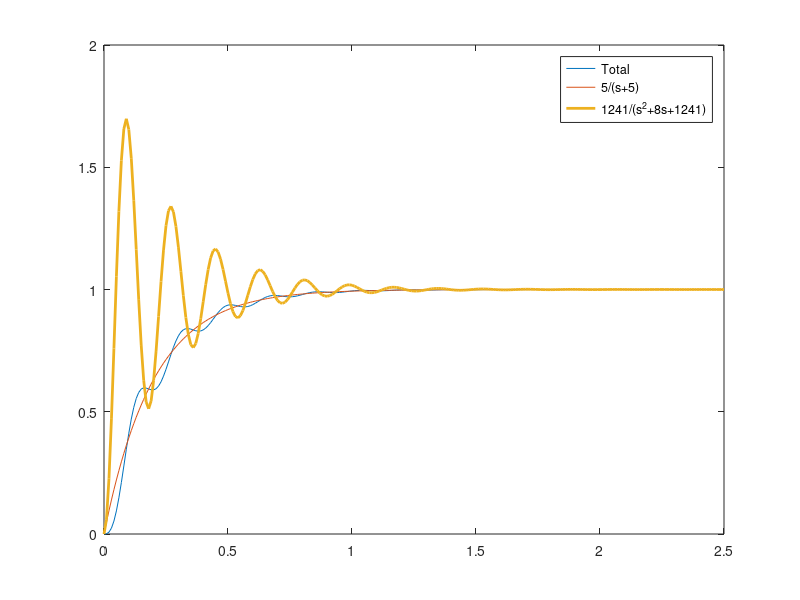

The MATLAB script that drew this image: (Note: this script raises an error after producing the figure.)
% Lecture 8
% Hallo
%% --------------------------------------
% Dominant poles and step response
% ---------------------------------------
clear all;clc;close all;
s=tf('s');                              % Define la place variable
G=(6205)/(s*(s^2+13*s+1281));           % set transfer function
zpk(G)                                  % display in nice format
H_eq=feedback(G,1);                     % Closed loop transfer function
zpk(H_eq)                               % display in nice format
tau=1/5;                                % Set Tau
omega=sqrt(1241);                       % Set omega
zeta=8/(2*omega);                       % set Zeta
H1=(1/tau)/(1/tau+s);                   % Set H1
H2=omega^2/(omega^2+2*zeta*omega*s+s^2);% Set H2
% Check H1H2
H1*H2
% Determine step output
t=0:0.01:2.5;
y=step(H_eq,t);
y1=step(H1,t);
y2=step(H2,t);
plot(t,y,t,y1,t,y2,'Linewidth',2)
legend('Total','5/(s+5)','1241/(s^2+8s+1241)')
% Integral
D1=trapz(t,abs(y-y1));
D2=trapz(t,abs(y-y2));
%% -----------------------------------------------------
% Simple operations with state-space systems
% ------------------------------------------------------
% In series
s1 = rss(3, 1, 2)
s2 = rss(2, 3, 1)
stotal = s2 * s1        % Why s2*s1 and not reverse?
% Parallel
s1 = rss(3, 1, 2)
s2 = rss(2, 1, 2)
stotal = s1 + s2
% feedback loops
a = [  0       1      0   ; ...
      -0.0071 -0.111  0.12; ...
       0       0.07  -0.3];
b = [  0 ;    -0.095; 0.072];
c = [ 1    0    0; ...  % theta
      0    1    0; ...  % q
      0    0    1; ...  % alpha
      1    0   -1]  ;    % gamma = theta - alpha
d = zeros(4, 1);
sys2 = ss(a, b, c, d)
k = [ 0  -0.67 0  0];
sclosed = feedback(sys2, k)
% check eigenvalues
eig(sys2.A)
eig(sclosed.A)
%% -------------------------------------
% Yaw response of an aircraft
% --------------------------------------
clear all,clc,close all,format;
A=[-0.2,0.06,0,-1;...
    0,0,1,0;...
    -17,0,-3.8,1;...
    9.4,0,-0.4,-0.6];
B=[-0.01,0.06;...
    0,0;...
    -32,5.4;...
    2.6,-7];
C=[0,0,0,1];
D=[0];
sys=ss(A,B(:,2),C,D); % need only rudder input and output is r
t=0:0.001:20;
step(sys,t);
%% -------------------------------------
% Yaw response of an aircraft 2
% --------------------------------------
clear all,clc,close all,format;
Kd=-0.5;
A=[-0.2,0.06,0,-1;...
    0,0,1,0;...
    -17,0,-3.8,1;...
    9.4,0,-0.4,-0.6];
B=[-0.01,0.06;...
    0,0;...
    -32,5.4;...
    2.6,-7];
C=diag(ones(4,1));
D=zeros(4,2);
SYS=ss(A,B,C,D)
K=[0,0,0,0;...
    0,0,0,Kd]
SYSclosed=feedback(SYS,K)
%% ------------------------------------
% Control with state space systems 2
% -------------------------------------
clear all,clc,close all,format;
Kd=-0.5;
A=[-0.2,0.06,0,-1;...
    0,0,1,0;...
    -17,0,-3.8,1;...
    9.4,0,-0.4,-0.6];
B=[-0.01,0.06;...
    0,0;...
    -32,5.4;...
    2.6,-7];
C=[0,0,0,1];
D=[0,0];
SYS=ss(A,B,C,D);
K1=[0;Kd];
SYSclosed=feedback(SYS,K1);
K2=[0; Kd * ss(-0.5, 0.5, -1, 1)];
SYSclosed2=feedback(SYS,K2);
% actual question
t=0.1:0.1:20;
input=[[ones(1,10),zeros(1,190)]',[zeros(200,1)]];
lsim(SYS,SYSclosed,SYSclosed2,input,t)
[Y1,T1,X1]=lsim(SYS,input,t);
[Y2,T2,X2]=lsim(SYSclosed,input,t);
[Y3,T3,X3]=lsim(SYSclosed2,input,t);
% zeta SYS
-eig(SYS.A);real(ans(2))/abs(ans(2))        % Better use command damp()
% zeta SYSclosed
-eig(SYSclosed.A);real(ans(2))/abs(ans(2))  % Better use command damp()
%% -------------------------------------
% wash out filter test
% --------------------------------------
t = 0:0.1:10;
wash = ss(-0.5, 0.5, -1, 1)
y = step(wash, t);
plot(t, y)
%% -------------------------------------
% constructing system models
% --------------------------------------
clear all,clc,close all;
s = tf('s');
h1 = 1/s^2;
hs = [h1; ...         % attitude out
      h1*s];           % differentiated attitude = velocity out
ssat=ss(hs);
% enter the transfer function
h2 = 40/(s^2 + 12*s + 40);
hm = [ h2; ...      % attitude (measured)
       h2*s ];       % rotational velocity (measured)
% convert to state-space
ssen = ss(hm);
% controller
Ks = 0.5;
% merge
sys = append(ssat, ssen, Ks);
% connect
Q = [ 1  5  0; ...    % connecting the input of the satellite
      3 -3 -4; ...    % connecting the sensor to the controller (feedback)
      2  1  0];       % input of sensor gets satellite attitude
                      % connection matrix is now complete
inputs = [ 3 ];
outputs = [5 1 2];
sysc = connect(sys, Q, inputs, outputs)
% check
hc = feedback(Ks * h1, h2 * (1 + s))
pole(hc)
eig(sysc.A)
%% ------------------------------------
% Roll control of an aircraft
% -------------------------------------
clear all,clc,close all;
Ka=4;
tau_a=1;
Kap=0.6;
s = tf('s');
autopilot=Kap;
actuator=9/(s^2+5*s+9);
roll_dyna=Ka/((tau_a*s+1)*s);
% normal way
SYS=feedback(ss(autopilot*actuator*roll_dyna),1);
% assembly way
sautopilot=ss(autopilot);
sactuator=ss(actuator);
sroll_dyna=ss(roll_dyna);
sys=append(sautopilot,sactuator,sroll_dyna,1);
input=[1];
output=[1,2,3];
Q=[4,3;1,-4;2,1;3,2];
sysc=connect(sys,Q,input,output);
pole(SYS)
eig(sysc)
%% ---------------------------------------
% Control of the Moller skycar
% ----------------------------------------
clear all,clc,close all
K=0.6;
s=tf('s');
H1=(K*(4*s^2+2*s+1))/(s*(1+0.1*s));
H2=1/(s^2*(s^2+s+4));
sH1=ss(H1);
sH2=ss(H2);
sys=append(sH1,sH2);
Q=[1,-2;2,1];
input=[1];
output=[2,1];
sysc=connect(sys,Q,input,output);
% Normal way
SYS=feedback(ss(H1*H2),1);
eig(sysc)
pole(SYS)
sysc.a
sysc.b
sysc.c
sysc.d